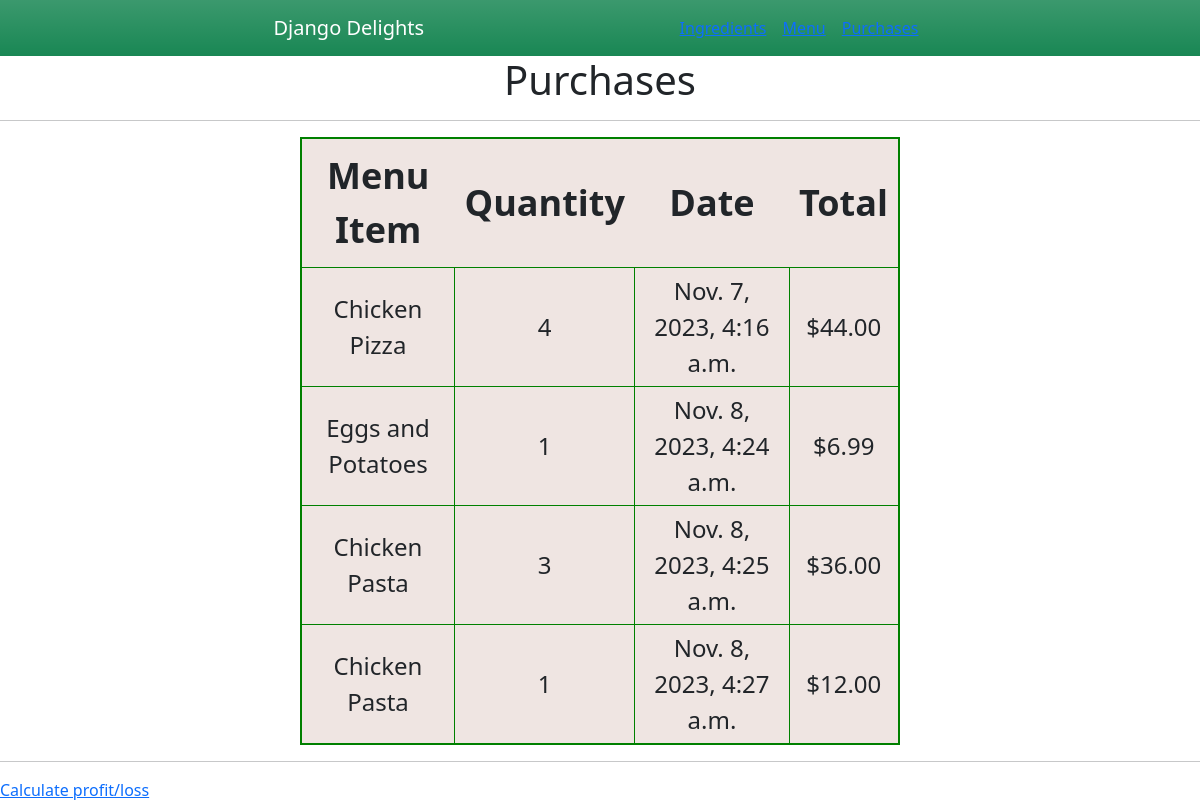
The app's page /purchases with its own data.
### inventory/models.py (models this page shows, shortened)
class Purchase(models.Model):
    menu_item = models.ForeignKey(MenuItem, on_delete=models.CASCADE)
    purchase_date = models.DateTimeField(auto_now_add=True, null=False, blank=False)
    quantity = models.IntegerField(blank=True, null=True)
    total = models.DecimalField(max_digits=10, decimal_places=2, null=True, blank=True, default=0)
    cogs = models.DecimalField(max_digits=10, decimal_places=2, null=True, blank=True, default=0)

class MenuItem(models.Model):
    name = models.CharField(max_length=25, null=False, blank=False)
    price = models.DecimalField(max_digits=10, decimal_places=2, null=False, blank=False)
    ingredients = models.ManyToManyField(Ingredient, through='RecipeRequirement')
    def __str__(self):
        return self.name

### inventory/views.py (the view)
# urls.py: path('purchases', views.purchases, name='purchases'),
def purchases(request):
    purchases = Purchase.objects.all()
    context = {'purchases':purchases}
    return render(request, 'inventory/purchases.html', context)

### inventory/templates/inventory/purchases.html
{% extends './base.html' %}
{% block content %}
<h1 style="text-align: center;">Purchases</h1>
<hr>
<table class="ingredient-table">
<th class="ingredient-th">Menu Item</th>
<th class="ingredient-th">Quantity</th>
<th class="ingredient-th">Date</th>
<th class="ingredient-th">Total</th>
{% for p in purchases %}
<tr>
    <td class="ingredient-td">{{p.menu_item}}</td>
    <td class="ingredient-td">{{p.quantity}}</td>
    <td class="ingredient-td">{{p.purchase_date}}</td>
    <td class="ingredient-td">${{p.total}}</td>
</tr>
{% endfor %}
</table>
<hr>
<a href="{% url 'incomereport' %}">Calculate profit/loss</a>
{% endblock %}

### inventory/static/css/style.css (style rules this page uses)
* { padding: 0; margin: 0 auto; }
.ingredient-table { border: 2px solid green; background-color: #EFE5E2; width: 50%; }
.ingredient-th { font-size: 36px; border-bottom: 1px solid green; text-align: center; padding: 10px; }
.ingredient-td { font-size: 24px; border: 1px solid green; text-align: center; padding: 5px; }

### records on screen
Purchase: menu_item "Chicken Pizza", quantity "4", purchase_date "Nov. 7, 2023, 4:16 a.m.", total "44.00"
Purchase: menu_item "Eggs and Potatoes", quantity "1", purchase_date "Nov. 8, 2023, 4:24 a.m.", total "6.99"
Purchase: menu_item "Chicken Pasta", quantity "3", purchase_date "Nov. 8, 2023, 4:25 a.m.", total "36.00"
Purchase: menu_item "Chicken Pasta", quantity "1", purchase_date "Nov. 8, 2023, 4:27 a.m.", total "12.00"
